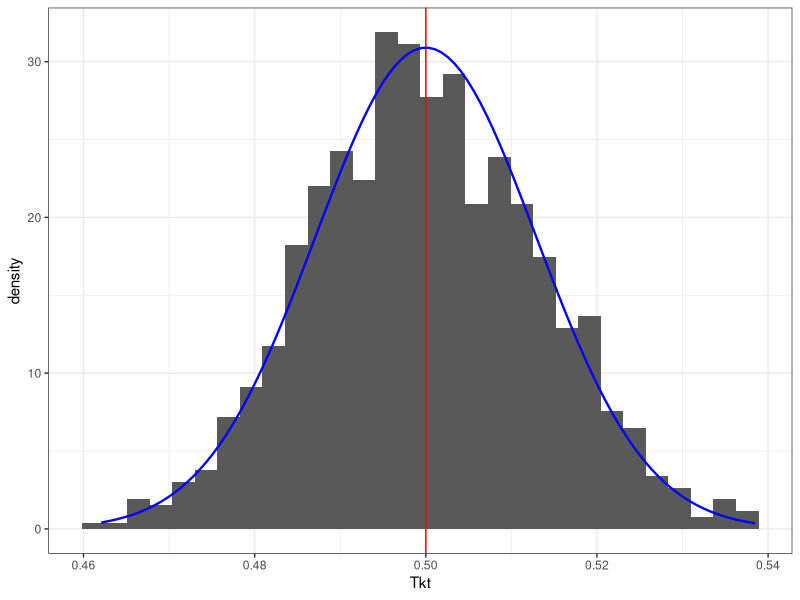
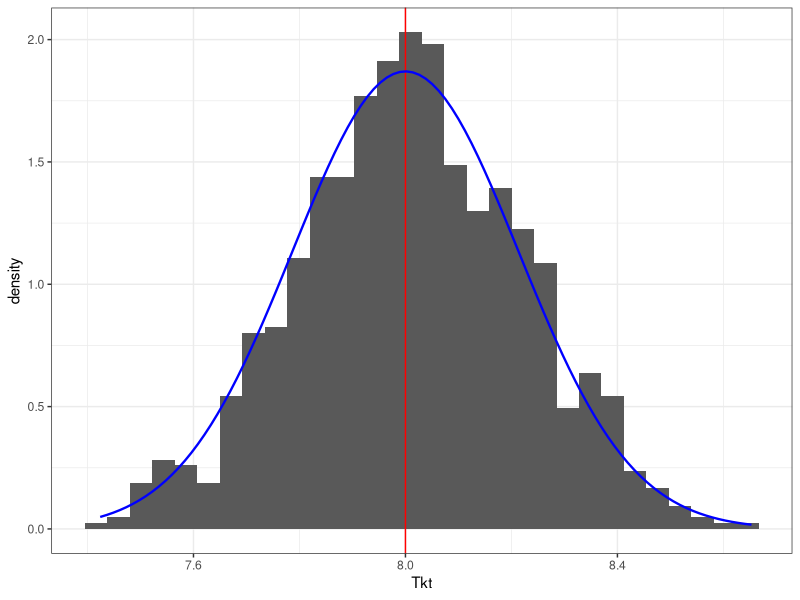
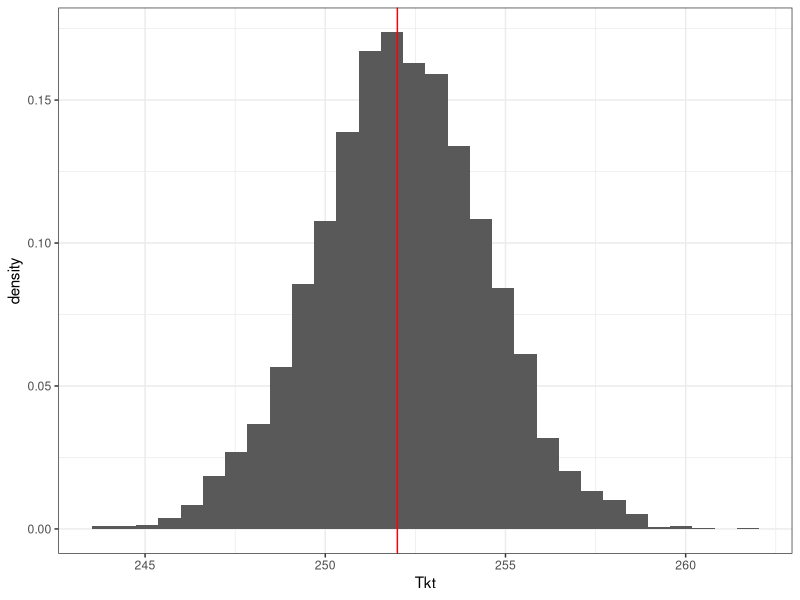
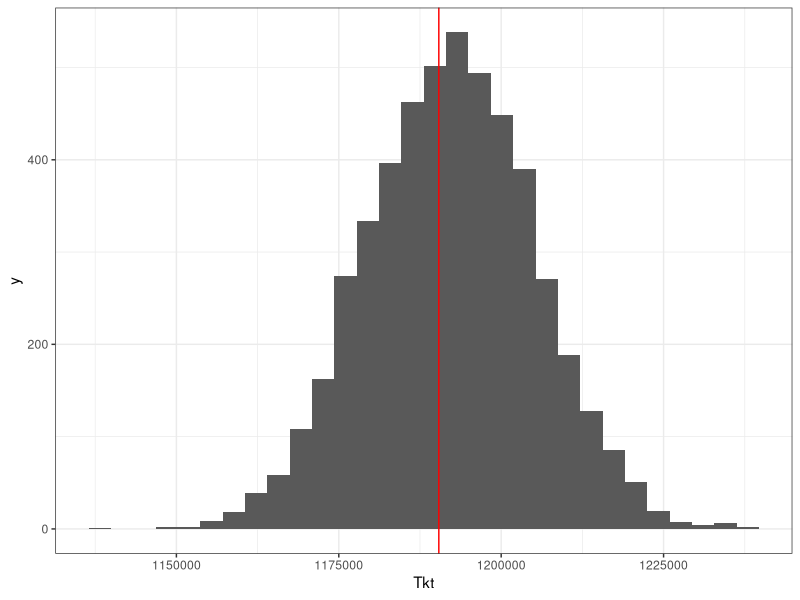

These figures' R source, in order:
library(tidyverse)

n <- 1000
m <- 1000
N <- n+m
lambda <- m/N

gen.data <- function(m,n) {
  Z <- rnorm(m+n)
  return(Z)
}


calc.Tk <- function(Z, m, k) {
  N <- length(Z)
  R <- rank(Z)[(m+1):N]-1
  sum(R^k)
}


calc.Tk.tilde <- function(Z,m,k) {
  N <- length(Z)
  n <- N-m
  Tk <- calc.Tk(Z,m,k)
  #   Tkt <- Tk - factorial(k)^2 * sum(((1:n)-1)^k)
  Tkt <- Tk - sum(((1:n)-1)^k)
  Tkt <- N^(k-1) * Tkt / (choose(n,k) * choose(m,k))
  return(Tkt)
}

# Prende in input la potenza h del binomio e restituisce i coefficienti
# della riga (h+1), che corrisponde ai coefficienti della potenza
# h-esima del binomio
pascalTriangle <- function(h) {
  lapply(0:h, function(i) choose(i, 0:i))[[h+1]]
}


calc.theory.mean.k <- function(m,n,k) {
  N <- n+m
  lambda <- m/N
  r_seq <- 0:(k-1)
  # pascalTriangle(k)[1:k] in questo modo escludo l'ultimo coefficiente
  # che non è incluso nel calcolo della media
  mu <- (factorial(k))^2 * sum( pascalTriangle(k)[1:k] / ( lambda^(r_seq) * (1-lambda)^(k-r_seq-1) )) / (k+1)
  return(mu)
}



aus_E3 = function(k){

  f1 = sapply(0:(k-1), function(h) {
    den1 = (factorial(k-h)*factorial(h))^2

    f1.v = sapply(0:(2*k-2*h), function(s) {
      choose(2*k-2*h, s)*(-1)^s/(2*h+s+1)
    })
    sum(f1.v) / den1
  })

  f1.out = sum(f1)


  f2 = lapply(0:(k-1), function(h) {
    if((h+1)<(k-1) || (h+1)==(k-1)){

      sapply((h+1):(k-1), function(t) {
        den2 = factorial(k-h)*factorial(h)*factorial(k-t)*factorial(t)

        f2.v = sapply(0:(2*k-h-t), function(s) {
          choose(2*k-h-t, s)*(-1)^s/(h+s+t+1)
        })
        sum(f2.v) / den2
      })
    }
  })

  f2.vv = sapply(f2, function(x) sum(x))

  f2.out = 2*sum(f2.vv)


  out = f1.out+f2.out

  return(out)
}




Ehh00 = function(k, lambda){

  out <- (factorial(k))^4/((1-lambda)^(2*k-2))*aus_E3(k)

  return(out)
}



Ehhr0 = function(k, lambda){

  r_values = 1:(k-1)
  num_r0 = factorial(k)^2*choose(k,r_values)*factorial(k-r_values)*factorial(k-r_values-1)*(factorial(r_values))^2
  den_r0 = k*lambda^r_values*(1-lambda)^(2*k-r_values-2)
  coeff_r0 = num_r0/den_r0

  f1_r0 = choose(k-1,k-r_values-1)*k^2*choose(k-1,r_values)*aus_E3(k=k)
  f2_r0 = choose(k-1,k-r_values)*k^2*choose(k-1,r_values)/(k+1)^2

  a_r0 = coeff_r0*(f1_r0+f2_r0)

  out = sum(a_r0)

  return(out)
}


Ehhrs = function(k, lambda){

  r_seq <- 1:(k-1)
  s_seq <- 1:(k-1)

  expo_rs = outer(r_seq, s_seq, "+")
  lambdas = ( lambda^(expo_rs)*(1-lambda)^(2*k-expo_rs-2) )

  c_krs = outer(pascalTriangle(k)[2:k], pascalTriangle(k)[2:k], "*")
  factorial_r = factorial(k-r_seq) * factorial(k-r_seq-1) * factorial(r_seq)^2
  factorial_s = factorial(k-s_seq) * factorial(k-s_seq-1) * factorial(s_seq)^2
  factorial_rs = outer(factorial_r, factorial_s, "*")
  coeff_rs <- c_krs * factorial_rs / lambdas

  weights1_r = choose(k-1,k-r_seq) * choose(k,1) * choose(k-1,r_seq)
  weights1_s = choose(k-1,k-s_seq) * choose(k,1) * choose(k-1,s_seq)
  weights1_rs = outer(weights1_r, weights1_s, "*")

  weights2_r = choose(k-1,k-r_seq) * choose(k,1) * choose(k-1,r_seq)
  weights2_s = choose(k-1, k-s_seq-1) * choose(k,1) * choose(k-1, s_seq)
  weights2_rs = outer(weights2_r, weights2_s, "*")

  weights3_r = choose(k-1,k-r_seq-1) * choose(k,1) * choose(k-1,r_seq)
  weights3_s = choose(k-1, k-s_seq-1) * choose(k,1) * choose(k-1, s_seq)
  weights3_rs = outer(weights3_r, weights3_s, "*")

  E_rs =  weights1_rs / (k+1)^2 + 2 * weights2_rs / (k+1)^2 + weights3_rs * aus_E3(k)

  out <- sum(coeff_rs*E_rs)

  return(out)
}



calc.theory.variance.k <- function(m,n,theta,k) {

  N <- n+m
  lambda <- m/N

  if(k==1)
    z_10 <- 1/12

  if(k>1){
    Ehh <- Ehh00(k = k, lambda = lambda) + 2*Ehhr0(k = k, lambda = lambda) + Ehhrs(k = k, lambda = lambda)

    # z_10
    z_10 <- Ehh-theta^2
  }

  # generic k variance
  variance <- z_10*k^2/(N*lambda*(1-lambda))

  return(variance)

}




k <- 2
B <- 1000

n <- 1000
m <- 1000
N <- n+m
lambda <- m/N

calc.theory.mean.k(m,n, k=2)
4*(2-lambda)/(3*lambda*(1-lambda))
calc.theory.variance.k(m,n,theta=calc.theory.mean.k(m,n,k=2),k=2)
64/(45*N*lambda^3*(1-lambda)^3)




# OSSERVAZIONE: più k è grande più la velocità di convergenza è lenta,
# nel senso che n,m devono essere più grandi per arrivare a convergenza per k grande

k <- 1
B <- 1000

n <- 1000
m <- 1000
N <- n+m
lambda <- m/N

stats <- sapply(1:B, function(b) {
  Z <- gen.data(m,n)
  calc.Tk.tilde(Z,m,k)
})

mean(stats)
(mean.theory = calc.theory.mean.k(m,n, k=k))
var(stats)
(variance.theory = calc.theory.variance.k(m,n, theta=mean.theory, k=k))

pp <- tibble(Tkt = stats) %>%
  ggplot(aes(x=Tkt)) +
  geom_histogram(aes(y=..density..)) +
  geom_vline(xintercept=mean.theory, color="red") +
  stat_function(fun = dnorm, args = list(mean = mean.theory, sd = sqrt(variance.theory)),
                color = "blue", lwd = 0.8) +
  theme_bw()
pp


k <- 2
B <- 1000

n <- 1000
m <- 1000
N <- n+m
lambda <- m/N

stats <- sapply(1:B, function(b) {
  Z <- gen.data(m,n)
  calc.Tk.tilde(Z,m,k)
})

mean(stats)
(mean.theory = calc.theory.mean.k(m,n, k=k))
var(stats)
(variance.theory = calc.theory.variance.k(m,n, theta=mean.theory, k=k))

pp <- tibble(Tkt = stats) %>%
  ggplot(aes(x=Tkt)) +
  geom_histogram(aes(y=..density..)) +
  geom_vline(xintercept=mean.theory, color="red") +
  stat_function(fun = dnorm, args = list(mean = mean.theory, sd = sqrt(variance.theory)),
                color = "blue", lwd = 0.8) +
  theme_bw()
pp








k <- 3
B <- 5000

n <- 10000
m <- 10000
N <- n+m
lambda <- m/N

stats <- sapply(1:B, function(b) {
  Z <- gen.data(m,n)
  calc.Tk.tilde(Z,m,k)
})

mean(stats)
(mean.theory = calc.theory.mean.k(m,n, k=k))
var(stats)
(variance.theory = calc.theory.variance.k(m,n, theta=mean.theory, k=k))

pp <- tibble(Tkt = stats) %>%
  ggplot(aes(x=Tkt)) +
  geom_histogram(aes(y=..density..)) +
  geom_vline(xintercept=mean.theory, color="red") +
  stat_function(fun = dnorm, args = list(mean = mean.theory, sd = sqrt(variance.theory)),
                color = "blue", lwd = 0.8) +
  theme_bw()
pp



k <- 5
B <- 5000

n <- 10000
m <- 10000
N <- n+m
lambda <- m/N

stats <- sapply(1:B, function(b) {
  Z <- gen.data(m,n)
  calc.Tk.tilde(Z,m,k)
})

mean(stats)
(mean.theory = calc.theory.mean.k(m,n, k=k))
var(stats)
(variance.theory = calc.theory.variance.k(m,n, theta=mean.theory, k=k))

pp <- tibble(Tkt = stats) %>%
  ggplot(aes(x=Tkt)) +
  geom_histogram() +
  geom_vline(xintercept=mean.theory, color="red") +
  stat_function(fun = dnorm, args = list(mean = mean.theory, sd = sqrt(variance.theory)),
                color = "blue", lwd = 0.8) +
  theme_bw()
pp

















